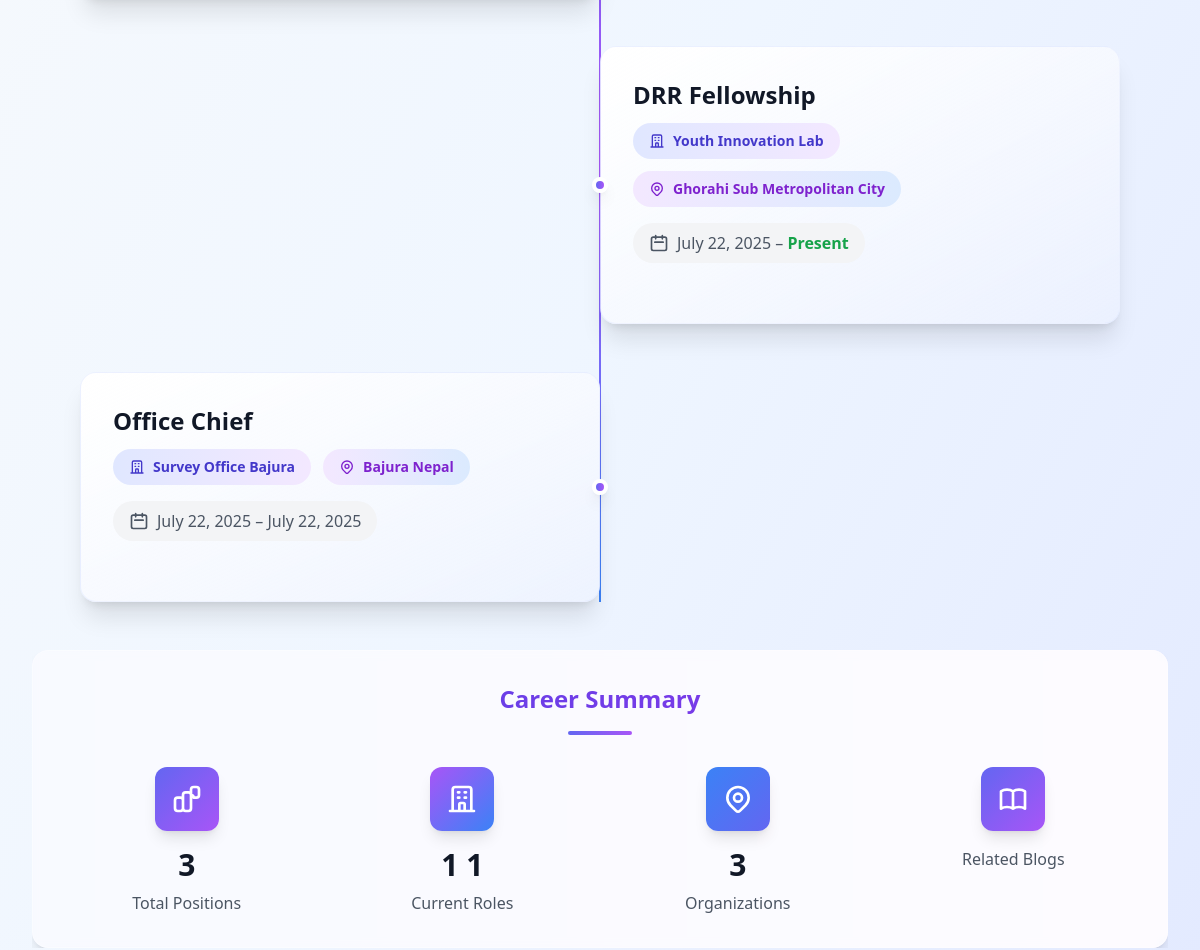
Page /experience/ (middle part) on the earlier database version.
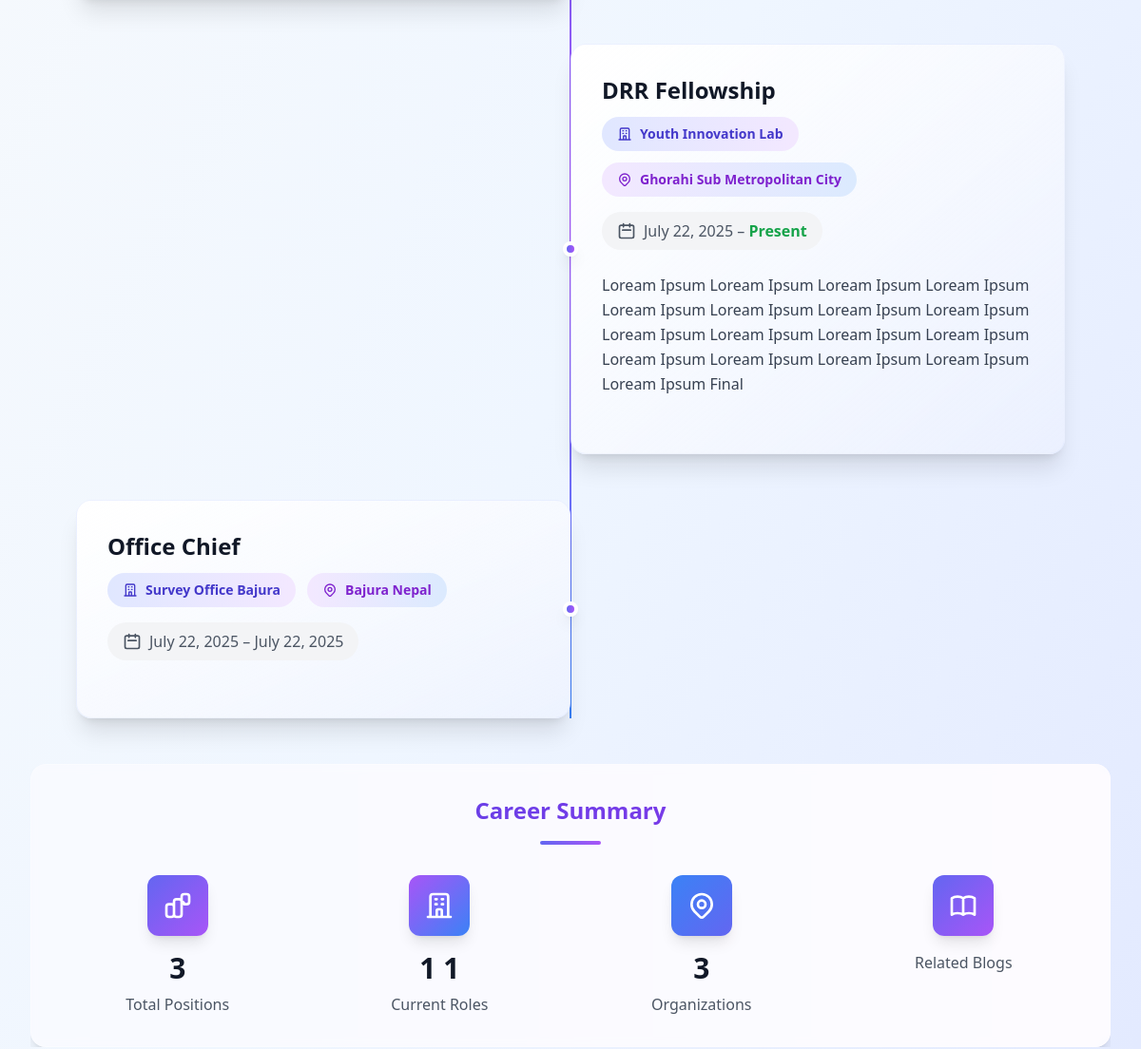
Same page on the later database version.
### portfolio/models.py (models this page shows, shortened)
class Experience(models.Model):
    position = models.CharField(max_length=150)
    organization = models.CharField(max_length=150)
    start_date = models.DateField()
    end_date = models.DateField(null=True, blank=True)
    location = models.CharField(max_length=100, blank=True)
    description = models.TextField(blank=True)
    image = models.ImageField(upload_to='experiences/', null=True, blank=True)
    related_blog = models.ForeignKey('Blog', null=True, blank=True, on_delete=models.SET_NULL, related_name='experience_blogs')

### portfolio/views.py (the view)
# urls.py: path('experience/', views.ExperienceListView.as_view(), name='experience-list'),
class ExperienceListView(ListView):
    model = Experience
    template_name = "portfolio/experience_list.html"

### portfolio/templates/portfolio/experience_list.html (shortened to what the changed rows need)
{% extends "base_generic.html" %}
{% block content %}
<div class="space-y-12">
  <section>
    <div class="relative">
      <div class="space-y-12">
        {% for exp in object_list %}
        <div class="relative flex flex-col md:flex-row md:items-center {% cycle 'md:flex-row' 'md:flex-row-reverse' %}">
          <div class="absolute left-6 md:left-1/2 transform md:-translate-x-1/2 w-4 h-4 bg-gradient-to-r from-indigo-500 to-purple-500 rounded-full border-4 border-white shadow-lg z-10"></div>
          <div class="ml-16 md:ml-0 md:w-1/2 {% if forloop.counter|divisibleby:2 %}md:pr-12{% else %}md:pl-12{% endif %}">
            <div class="group relative bg-gradient-to-br from-white to-indigo-50/50 rounded-2xl shadow-xl hover:shadow-2xl transition-all duration-500 border border-indigo-100/50 overflow-hidden transform hover:-translate-y-2">
              <div class="relative p-8">
                <div class="flex flex-col sm:flex-row gap-6 items-start">
                  <div class="flex-1 min-w-0">
                    <h3 class="text-2xl font-bold text-gray-900 mb-3 group-hover:text-indigo-600 transition-colors duration-300">
                      {{ exp.position }}
                    </h3>
                    <div class="flex flex-wrap gap-3 mb-4">
                      <div class="inline-flex items-center px-4 py-2 bg-gradient-to-r from-indigo-100 to-purple-100 text-indigo-700 rounded-full text-sm font-semibold">
                        <svg class="w-4 h-4 mr-2" fill="none" stroke="currentColor" viewBox="0 0 24 24">
                          <path stroke-linecap="round" stroke-linejoin="round" stroke-width="2" d="M19 21V5a2 2 0 00-2-2H7a2 2 0 00-2 2v16m14 0h2m-2 0h-5m-9 0H3m2 0h5M9 7h1m-1 4h1m4-4h1m-1 4h1m-5 10v-5a1 1 0 011-1h2a1 1 0 011 1v5m-4 0h4"></path>
                        </svg>
                        {{ exp.organization }}
                      </div>
                      {% if exp.location %}
                      <div class="inline-flex items-center px-4 py-2 bg-gradient-to-r from-purple-100 to-blue-100 text-purple-700 rounded-full text-sm font-semibold">
                        {{ exp.location }}
                      </div>
                      {% endif %}
                    </div>
                    <div class="flex items-center mb-6">
                      <div class="flex items-center px-4 py-2 bg-gray-100 rounded-full text-gray-600">
                        <svg class="w-5 h-5 mr-2" fill="none" stroke="currentColor" viewBox="0 0 24 24">
                          <path stroke-linecap="round" stroke-linejoin="round" stroke-width="2" d="M8 7V3m8 4V3m-9 8h10M5 21h14a2 2 0 002-2V7a2 2 0 00-2-2H5a2 2 0 00-2 2v12a2 2 0 002 2z"></path>
                        </svg>
                        <span class="font-medium">
                          {{ exp.start_date }} –
                          {% if exp.end_date %}
                            {{ exp.end_date }}
                          {% else %}
                            <span class="text-green-600 font-semibold">Present</span>
                          {% endif %}
                        </span>
                      </div>
                    </div>
                    <div class="mb-6">
                      <div class="prose prose-gray max-w-none">
                        <p class="text-gray-700 leading-relaxed">{{ exp.description }}</p>
                      </div>
                    </div>
                  </div>
                </div>
              </div>
            </div>
          </div>
        </div>
        {% endfor %}
      </div>
    </div>
  </section>
  {% if object_list %}
  <section class="relative overflow-hidden">
    <div class="relative bg-white/60 backdrop-blur-sm rounded-2xl shadow-lg border border-white/30 p-8">
      <div class="text-center mb-8">
        <h2 class="text-2xl font-bold bg-gradient-to-r from-indigo-600 to-purple-600 bg-clip-text text-transparent mb-4">
        </h2>
      </div>
      <div class="grid grid-cols-1 md:grid-cols-4 gap-8 text-center">
        <div class="group">
          <div class="w-16 h-16 bg-gradient-to-br from-purple-500 to-blue-500 rounded-xl flex items-center justify-center mx-auto mb-4 group-hover:scale-110 transition-transform duration-300 shadow-lg">
            <svg class="w-8 h-8 text-white" fill="none" stroke="currentColor" viewBox="0 0 24 24">
              <path stroke-linecap="round" stroke-linejoin="round" stroke-width="2" d="M19 21V5a2 2 0 00-2-2H7a2 2 0 00-2 2v16m14 0h2m-2 0h-5m-9 0H3m2 0h5M9 7h1m-1 4h1m4-4h1m-1 4h1m-5 10v-5a1 1 0 011-1h2a1 1 0 011 1v5m-4 0h4"></path>
            </svg>
          </div>
          <div class="text-3xl font-bold text-gray-900 mb-2">
            {% with current_count=0 %}
              {% for exp in object_list %}
                {% if not exp.end_date %}{{ current_count|add:1 }}{% endif %}
              {% endfor %}
            {% endwith %}
          </div>
          <div class="text-gray-600 font-medium">Current Roles</div>
        </div>
            {% regroup object_list by organization as org_list %}
      </div>
    </div>
  </section>
  {% endif %}
</div>
{% endblock %}

Differences in the rows shown:
changed Experience "DRR Fellowship": description (not shown) → "Loream Ipsum Loream Ipsum Loream Ipsum Loream Ipsum Loream Ipsum Loream Ipsum Loream Ipsum Loream Ipsum Loream Ipsum Loream Ipsum Loream Ipsum Loream Ipsum Loream Ipsum Loream Ipsum Loream Ipsum Loream Ipsum Loream Ipsum Final"
